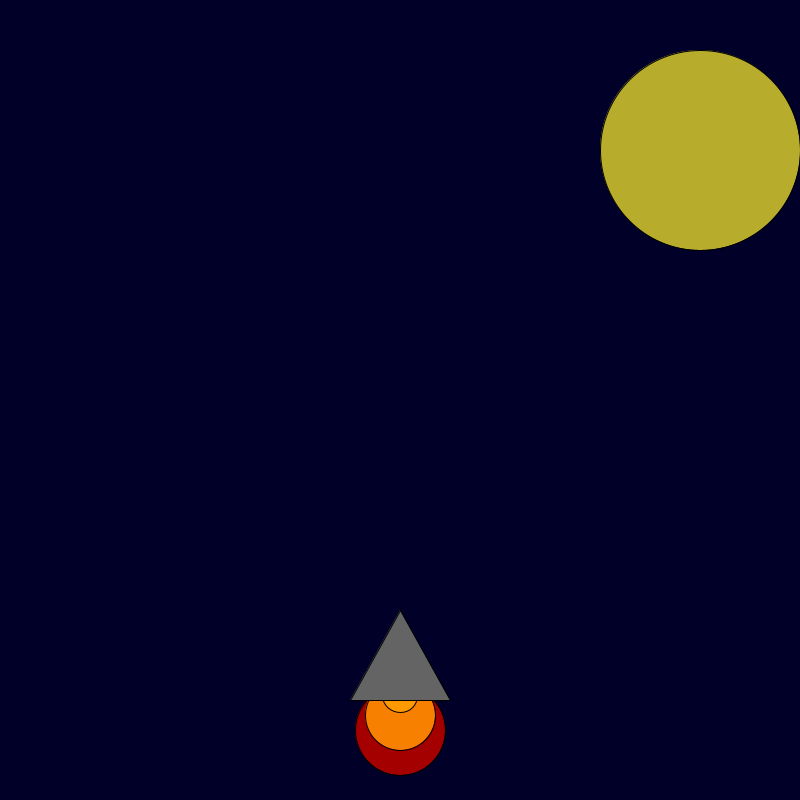
Frame 1 (no input)
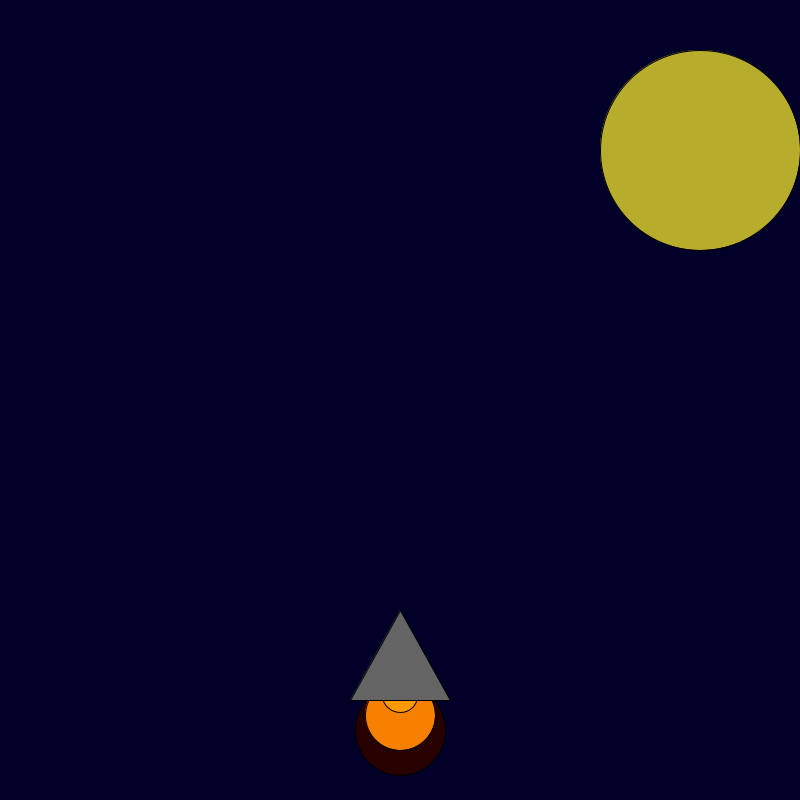
Frame 60 (the mouse pressed at the canvas centre just before this capture)
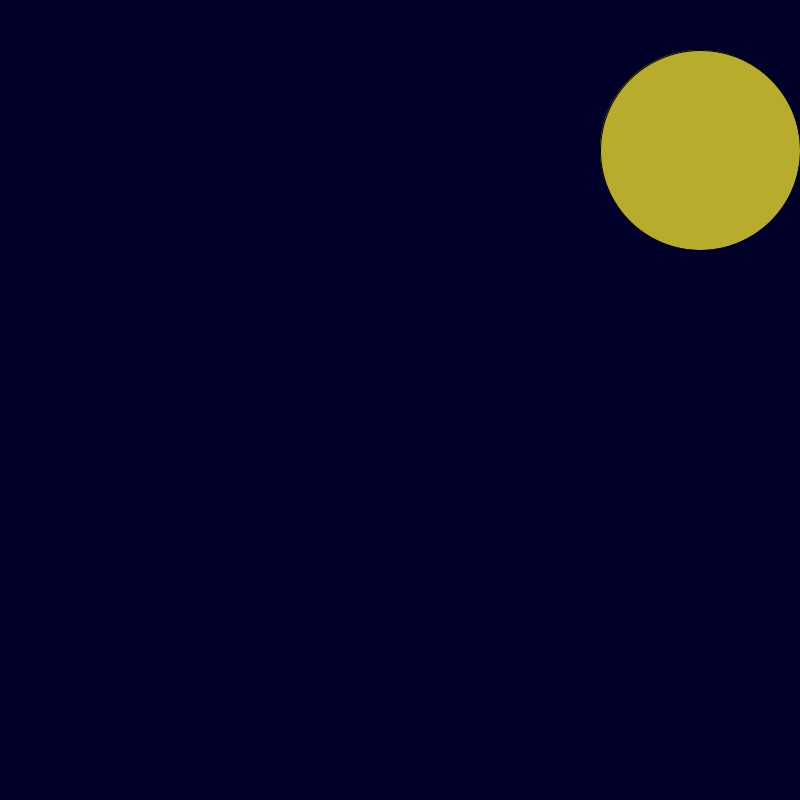
Frame 120 (the mouse held since frame 60 and released just before this capture)

The Processing sketch that drew these frames (run headless with seeded random() and noise(); from frame 60 on, the mouse is pressed at the canvas centre):

// Processing sketch: Rocket_Ship
// ── Rocket_Ship.pde
int x = 400; 
int y = 600; 

void setup() {

   size(800, 800);

}

void draw() {
    background(0, 0, 40);
fill(#B7AC2C);
ellipse(700, 150, 200, 200);
fill(random(255), 0, 0);
    ellipse(x, y + 130, 90, 90);
    fill(248, 128, 0);
    ellipse(x, y + 115, 70, 70);
    fill(255, 153, 0);
    ellipse(x, y + 95, 35, 35);
    fill(100, 100, 100);
    triangle(x, y + 10, x + 50, y + 100, x - 50, y + 100);
    if(keyPressed){
    y += -10;
}
    if(mousePressed){
    y -= -10;
    }
}
